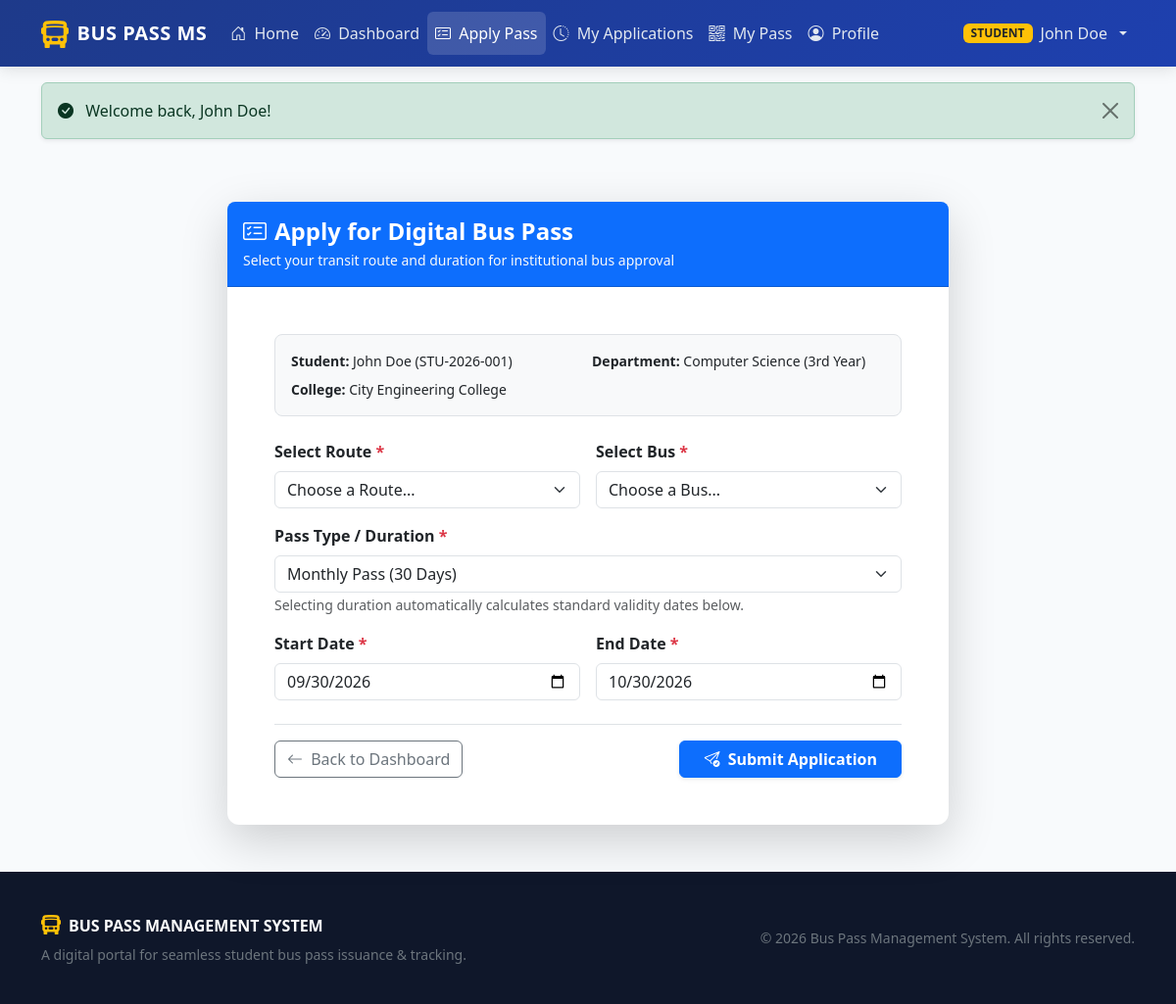
Page /apply_pass.php (signed in) on the committed database.
### tables this page shows
CREATE TABLE `students` (
  `id` int(11) NOT NULL AUTO_INCREMENT,
  `user_id` int(11) NOT NULL,
  `student_id` varchar(50) NOT NULL,
  `phone` varchar(20) NOT NULL,
  `college` varchar(150) NOT NULL,
  `department` varchar(100) NOT NULL,
  `year` varchar(20) NOT NULL,
  `address` text NOT NULL,
  `created_at` timestamp NOT NULL DEFAULT current_timestamp(),
  PRIMARY KEY (`id`),
  UNIQUE KEY `student_id` (`student_id`),
  KEY `user_id` (`user_id`),
  CONSTRAINT `students_ibfk_1` FOREIGN KEY (`user_id`) REFERENCES `users` (`id`) ON DELETE CASCADE
);

CREATE TABLE `users` (
  `id` int(11) NOT NULL AUTO_INCREMENT,
  `name` varchar(100) NOT NULL,
  `email` varchar(100) NOT NULL,
  `password` varchar(255) NOT NULL,
  `role` enum('student','admin') NOT NULL DEFAULT 'student',
  `created_at` timestamp NOT NULL DEFAULT current_timestamp(),
  PRIMARY KEY (`id`),
  UNIQUE KEY `email` (`email`)
);

### includes/auth.php (called while the page is built, shortened)
<?php
function getLoggedInStudent($conn, $user_id) {
    $sql = "SELECT u.id AS user_id, u.name, u.email, u.role,
                   s.id AS student_table_id, s.student_id, s.phone, s.college, s.department, s.year, s.address
            FROM users u
            LEFT JOIN students s ON u.id = s.user_id
            WHERE u.id = ? AND u.role = 'student' LIMIT 1";
    $stmt = mysqli_prepare($conn, $sql);
    mysqli_stmt_bind_param($stmt, "i", $user_id);
    mysqli_stmt_execute($stmt);
    $result = mysqli_stmt_get_result($stmt);
    return mysqli_fetch_assoc($result);
}
?>

### apply_pass.php (the view, shortened to what this page needs)
<?php
include_once __DIR__ . '/config/db.php';
include_once __DIR__ . '/includes/auth.php';
$user_id = $_SESSION['user_id'];
$student = getLoggedInStudent($conn, $user_id);
$form_data = [
    'route_id' => '',
    'bus_id' => '',
    'pass_type' => 'Monthly',
    'start_date' => date('Y-m-d'),
    'end_date' => date('Y-m-d', strtotime('+1 month'))
];
include_once __DIR__ . '/includes/header.php';
?>
<div class="container py-5">
    <div class="row justify-content-center">
        <div class="col-lg-8 col-md-10">
            <div class="card card-custom border-0 shadow-lg">
                <div class="card-header bg-primary text-white py-3 rounded-top-3">
                    <h4 class="mb-0 fw-bold">
                        <i class="bi bi-card-checklist me-2"></i>Apply for Digital Bus Pass
                    </h4>
                    <p class="text-light small mb-0 mt-1">Select your transit route and duration for institutional bus approval</p>
                </div>
                <div class="card-body p-4 p-md-5">
                    <div class="p-3 bg-light rounded-3 border mb-4">
                        <div class="row g-2 small">
                            <div class="col-sm-6">
                                <strong>Student:</strong> <?php echo htmlspecialchars($student['name']); ?> (<?php echo htmlspecialchars($student['student_id']); ?>)
                            </div>
                            <div class="col-sm-6">
                                <strong>Department:</strong> <?php echo htmlspecialchars($student['department']); ?> (<?php echo htmlspecialchars($student['year']); ?>)
                            </div>
                            <div class="col-sm-12">
                                <strong>College:</strong> <?php echo htmlspecialchars($student['college']); ?>
                            </div>
                        </div>
                    </div>
                    <form action="apply_pass.php" method="POST">
                        <div class="row g-3 mb-3">
                            <div class="col-md-6">
                                <label for="route_id" class="form-label fw-semibold">Select Route <span class="text-danger">*</span></label>
                                <select class="form-select" id="route_id" name="route_id" required>
                                    <option value="" disabled <?php echo empty($form_data['route_id']) ? 'selected' : ''; ?>>Choose a Route...</option>
                                </select>
                            </div>
                            <div class="col-md-6">
                                <label for="bus_id" class="form-label fw-semibold">Select Bus <span class="text-danger">*</span></label>
                                <select class="form-select" id="bus_id" name="bus_id" required>
                                    <option value="" disabled <?php echo empty($form_data['bus_id']) ? 'selected' : ''; ?>>Choose a Bus...</option>
                                </select>
                            </div>
                        </div>
                        <div class="mb-3">
                            <label for="pass_type" class="form-label fw-semibold">Pass Type / Duration <span class="text-danger">*</span></label>
                            <select class="form-select" id="pass_type" name="pass_type" required>
                                <option value="Monthly" <?php echo ($form_data['pass_type'] === 'Monthly') ? 'selected' : ''; ?>>Monthly Pass (30 Days)</option>
                            </select>
                            <small class="text-muted">Selecting duration automatically calculates standard validity dates below.</small>
                        </div>
                        <div class="row g-3 mb-4">
                            <div class="col-md-6">
                                <label for="start_date" class="form-label fw-semibold">Start Date <span class="text-danger">*</span></label>
                                <input type="date" class="form-control" id="start_date" name="start_date" value="<?php echo htmlspecialchars($form_data['start_date']); ?>" required>
                            </div>
                            <div class="col-md-6">
                                <label for="end_date" class="form-label fw-semibold">End Date <span class="text-danger">*</span></label>
                                <input type="date" class="form-control" id="end_date" name="end_date" value="<?php echo htmlspecialchars($form_data['end_date']); ?>" required>
                            </div>
                        </div>
                        <div class="d-flex justify-content-between align-items-center pt-3 border-top">
                            <a href="dashboard.php" class="btn btn-outline-secondary">
                                <i class="bi bi-arrow-left me-1"></i> Back to Dashboard
                            </a>
                            <button type="submit" class="btn btn-primary px-4 fw-bold shadow-sm">
                                <i class="bi bi-send-check me-1"></i> Submit Application
                            </button>
                        </div>
                    </form>
                </div>
            </div>
        </div>
    </div>
</div>
<?php include_once __DIR__ . '/includes/footer.php'; ?>

### css/style.css (style rules this page uses)
:root { --primary-color: #1e40af; --primary-hover: #1d4ed8; --secondary-color: #0f766e; --accent-color: #f59e0b; --dark-bg: #0f172a; --light-bg: #f8fafc; --card-shadow: 0 10px 25px -5px rgba(0, 0, 0, 0.06), 0 8px 10px -6px rgba(0, 0, 0, 0.04); --card-shadow-hover: 0 20px 25px -5px rgba(0, 0, 0, 0.1), 0 10px 10px -5px rgba(0, 0, 0, 0.04); }
body { font-family: 'Segoe UI', system-ui, -apple-system, BlinkMacSystemFont, Roboto, sans-serif; background-color: var(--light-bg); color: #334155; min-height: 100vh; display: flex; flex-direction: column; }
.card-custom { background: #ffffff; border: 1px solid #e2e8f0; border-radius: 12px; box-shadow: var(--card-shadow); transition: transform 0.2s ease, box-shadow 0.2s ease; }

### rows in the picture
students: user.name "John Doe", student "STU-2026-001", department "Computer Science", year "3rd Year", college "City Engineering College"

### other values in the picture
$_SESSION['role'] "STUDENT"
$_SESSION['user_name'] "John Doe"
$_SESSION['flash_success'] "Welcome back, John Doe!"
